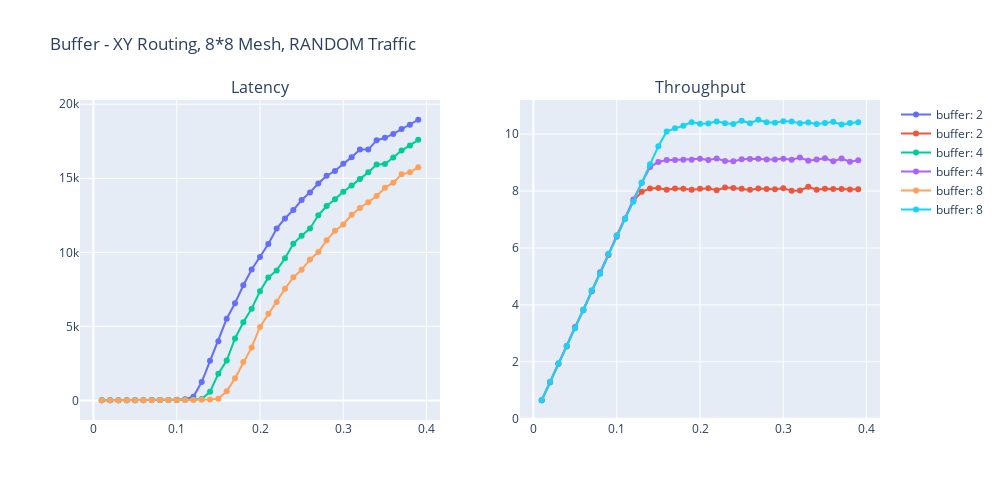

Notebook cell for this chart:
### Code cell
show_chart(buffer_results , title="Buffer" , legend_label="buffer")
